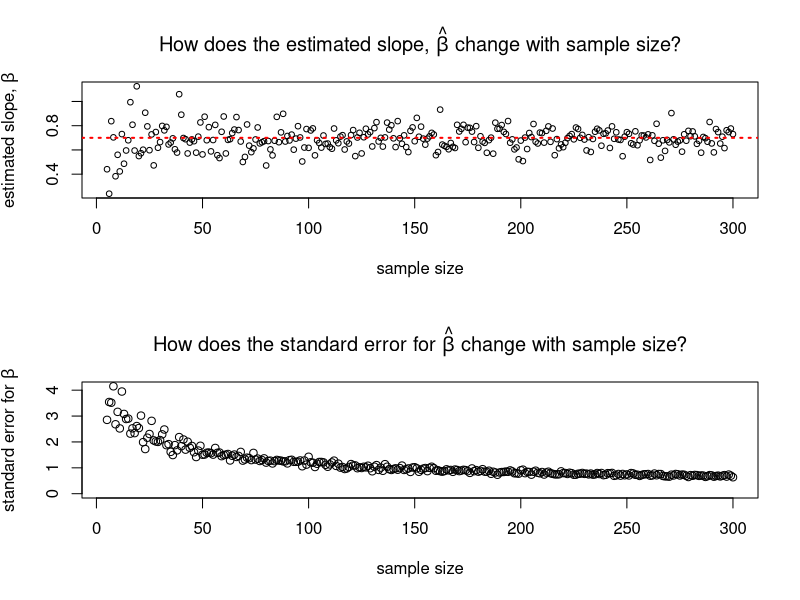
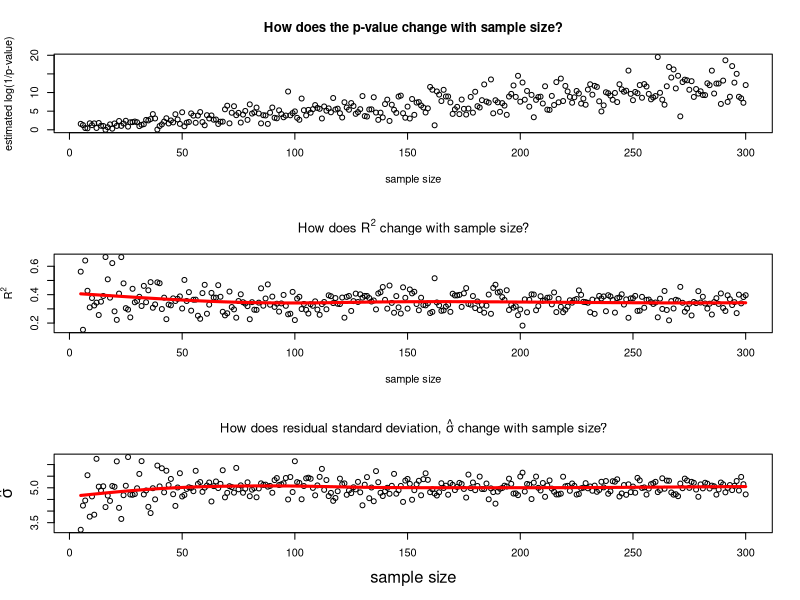

Recreate these plots in R, in order.
### CSE845 - Ian Dworkin Feb 14th 2013
## Law of Large numbers example - For regression model.

 ## In the last class I asked you to generate (using simulated data) a plot examining how the estimate and standard error for the slope of a regression changes with increasing sample size.
 
 
 # Here is what I was getting at.....
 
sample.size <- 5:300  # These will be the values of the sample size
length(sample.size)
a <- 5 # true intercept
b <- 0.7 # true slope

# This function (simmie.1)  will input the different "sample sizes" and then run the simulation of the regression given our "true" values for slope and intercept.
simmie.1 <- function(N=sample.size) {
	x <- seq(from=2, to=20, length.out=N) # Generating our x values
	y_fixed <- a + b*x  # The "true" deterministic component of the model generating the data
	y.sim.1 <- rnorm(length(x), mean=y_fixed, sd=5) # generate a sample from the distribution
	y.sim.1.lm <- lm(y.sim.1 ~ x) # using the new sample, re-run the model
  slope <- coef(y.sim.1.lm)[2]  # extracts the slope
  SE.slope <- summary(y.sim.1.lm)$coef[1,2] # extracts the standard error of the slope
  p.slope <- summary(y.sim.1.lm)$coef[1,4] # extracts the pValue for the slope
  CoefDet <- summary(y.sim.1.lm)$r.squared # extracts R^2
  sigma <- summary(y.sim.1.lm)$sigma # extracts Residual error
  return(c(slope = slope, StdErr  = SE.slope, 
    pValueSlope = p.slope, CoefDet = CoefDet, sigma = sigma )) 
  } 
  
# Now all we need to do is run this for different sample sizes!
# The easiest way to do this is with one of the apply functions, here I use sapply
output.estimates <- sapply(X=sample.size, FUN=simmie.1)  

# We transpose our output so that it is easier to use
output.estimates <- t(output.estimates)


# Now we can take a look.
par(mfrow=c(2,1))
plot(output.estimates[,1] ~ sample.size, 
 ylab=expression(paste("estimated slope, ", hat(beta))), 
 xlab="sample size", type="p", cex=0.75, 
 ylim=range(output.estimates[,1]),
 main=expression(paste("How does the estimated slope, ", hat(beta) ," change with sample size?") ))
abline(h=0.7, col="red", lwd=2, lty=3) # The true value of the slope drawn onto the plot

plot(output.estimates[,2] ~ sample.size, 
 ylab=expression(paste("standard error for ", hat(beta))), 
 xlab="sample size", type="p", cex=1, 
 ylim=c(0.0, max(output.estimates[,2])), 
 main=expression(paste("How does the standard error for ",hat(beta) ," change with sample size?")))

#### This is all to illustrate the so-called "law of large numbers"

# "Specifically, the law says that, as the sample grows large, the sample mean converges to the population mean"
# Blume and Royall (2003)



# Let's also look at some other important (and surprising) effects related to sample size.
par(mfrow=c(3,1))
plot(log10(1/output.estimates[,3]) ~ sample.size, 
 ylab="estimated log(1/p-value)", xlab="sample size", type="p", cex=1,  
 main="How does the p-value change with sample size?")

plot(output.estimates[,4] ~ sample.size, ylab=expression(R^2), 
  xlab="sample size", type="p", cex=1, 
  main=expression(paste("How does ", R^2, " change with sample size?")))

lines(smooth.spline(x = sample.size, y = output.estimates[,4]), lwd=3, col="red")

plot(output.estimates[,5] ~ sample.size, ylab=expression(hat(sigma)), 
  xlab="sample size", type="p", cex=1, cex.lab=1.5, 
  main=expression(paste("How does residual standard deviation, ", hat(sigma), " change with sample size?")))
  
lines(smooth.spline(x = sample.size, y = output.estimates[,5]), lwd=3, col="red")